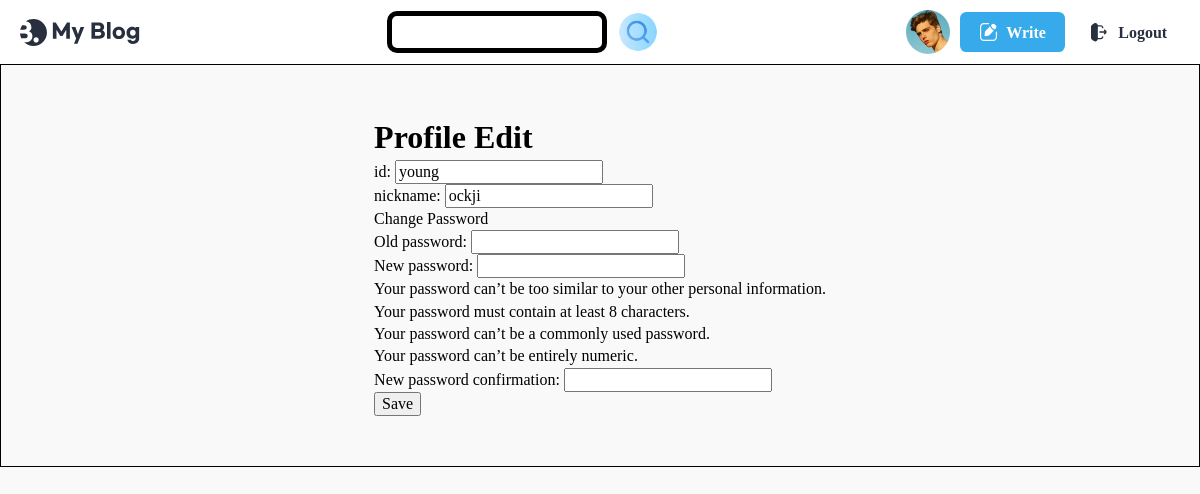
The page /user/edit/young/ on the database as committed earlier.
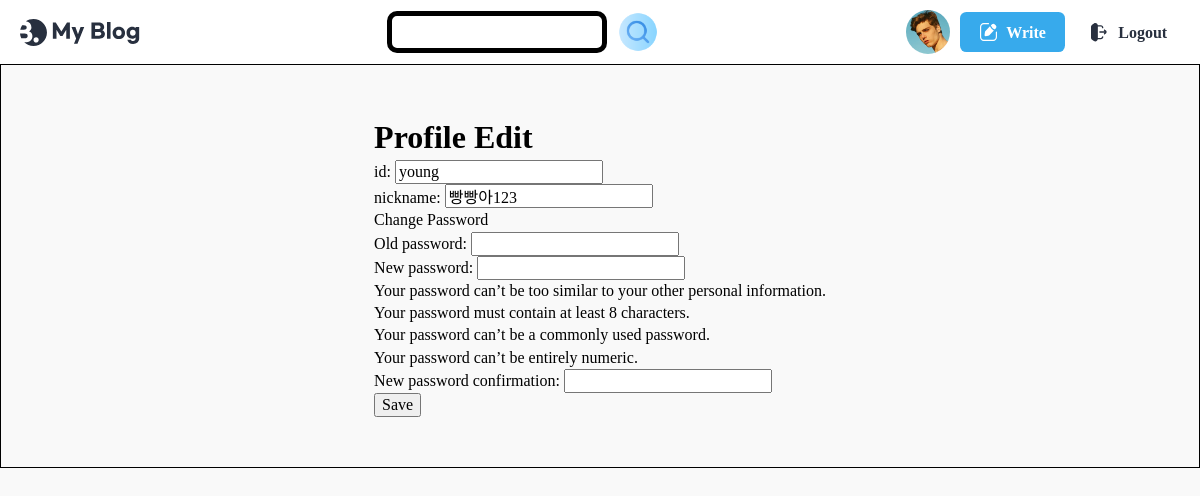
The same page on the database as committed later.
### user/models.py (models this page shows)
class User(AbstractUser):
    nickname = models.CharField(max_length=50, blank=True, null=True)

### user/views.py (the view, shortened to what this page needs)
# urls.py: path('edit/<str:username>/', views.ProfileEdit.as_view(), name='user_edit'),
class ProfileEdit(View):
    def get(self, request, username):
        user = get_object_or_404(User, username=username)
        form = ProfileEditForm(instance=user)
        password_change_form = PasswordChangeForm(user=request.user)
        context = {
            'user': user,
            'form': form,
            'password_change_form': password_change_form
        }
        return render(request, 'user/user_profile_edit.html', context)

### user/forms.py
class ProfileEditForm(UserChangeForm):
    class Meta:
        model = User
        fields = ['username', 'nickname', 'password']

### user/templates/user/user_profile_edit.html (shortened to what this page needs)
{% load static %}
<!DOCTYPE html>
<html lang="en">
  <head>
		<link rel="stylesheet" href="{% static 'css/reset.css' %}" />
		<link rel="stylesheet" as="style" crossorigin href="https://cdn.jsdelivr.net/gh/orioncactus/pretendard/dist/web/static/pretendard.css" />
		<link rel="stylesheet" href="{% static 'css/global.css' %}" />
		<link rel="stylesheet" href="{% static 'css/header.css' %}" />
		<link rel="stylesheet" href="{% static 'css/footer.css' %}" />
		<link rel="stylesheet" href="{% static 'css/about.css' %}" />
		<link rel="stylesheet" href="{% static 'css/button.css' %}" />
		<link rel="stylesheet" href="{% static 'css/banner.css' %}" />
		<link rel="stylesheet" href="{% static 'css/category.css' %}" />
		<link rel="stylesheet" href="{% static 'css/author.css' %}" />
		<link rel="stylesheet" href="{% static 'css/post.css' %}" />
		<link rel="stylesheet" href="{% static 'css/posts.css' %}" />
		<link rel="stylesheet" href="{% static 'css/main.css' %}" />
</head>
<body>
  <header>
    <div class="max-width">
      <h1>
        <a href="{% url 'blog:list' %}">
          <img src="{% static 'assets/Logo.svg' %}" alt="My Blog" />
        </a>
      </h1>
      <form action="{% url 'blog:search' %}" method="get">
      <div class="search-box">
            <input class="search" type="text" name="search">
            <button type="submit" class="search-btn">
                <img class="search-icon" src="{% static 'assets/search.png' %}" alt="search">
            </button>
        </form>
      </div>
      <ul>
        <li class="profile-img">
          <a href="#">
            <img src="{% static 'assets/profile.jpg' %}" alt="My Page" />
          </a>
        </li>
        <li>
          <a href="{% url 'blog:write' %}" class="button">
            <img src="{% static 'assets/icon-modify-white.svg' %}" alt="" />
            <span>Write</span>
          </a>
        </li>
        {% block content %}
        {% if user.is_authenticated %}
        <li>
          <a href="{% url 'user:logout' %}" class="button white">
            <img src="{% static 'assets/icon-logout.svg' %}" alt="" />
            <span>Logout</span>
          </a>
        </li>
        {% endif %}
      </ul>
  </header>
  <div class="profile-box">
    <div class="profile-content">
      <h2 class="profile-title">Profile Edit</h2>
      <form method="POST">
        <p>id: {{ form.username }}</p>
        <p>nickname: {{ form.nickname }}</p>
        <h3>Change Password</h3>
        {{ password_change_form.as_p }}
        <button type="submit">Save</button>
      </form>
    </div>
    {% endblock %}
  </div>
</body>
</html>

Rows that differ between the two databases and show on the page:
changed User "young": nickname "ockji" → "빵빵아123"
